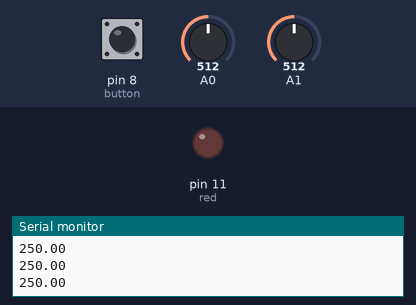
A sketch run on a simulated Arduino Uno, built with avr-gcc and run on an emulated ATmega328P. On the bench: output pins drawn as LEDs (lit = HIGH), the last lines printed to the serial monitor. Inputs (shaded band) come from the test bench; at power-on: A1 = 512, A0 = 512, pin 8 (button) HIGH.

Above: at 1.2 s.
1.3 s: A1 set to 55
2.8 s: A1 set to 49
At 3.5 s:
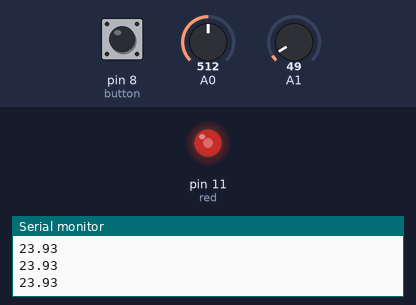
4.3 s: A0 set to 716
At 5.4 s:
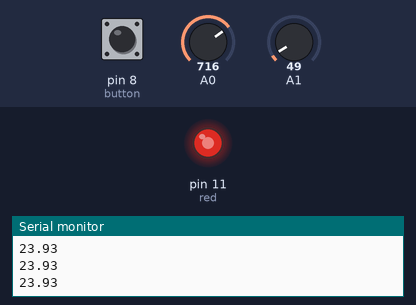
5.9 s: A0 set to 900
At 7.1 s:
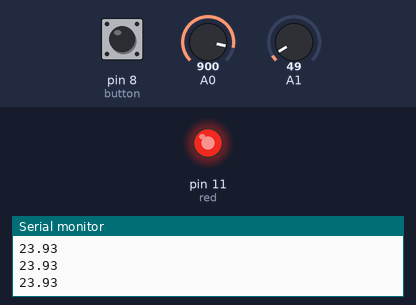
7.4 s: A0 set to 122
At 8.6 s:
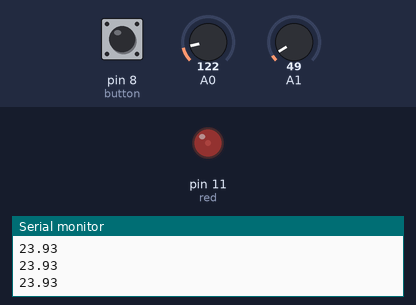
8.9 s: pin 8 (button) pulled LOW for 0.15 s
At 9.4 s:
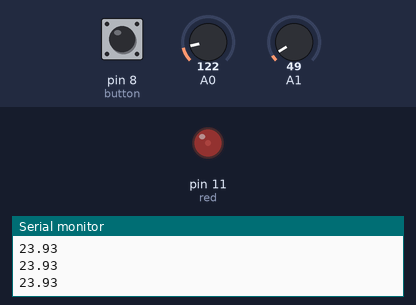
Timing chart, 0 to 11.5 s (numbered marks = the images above; inputs shaded):
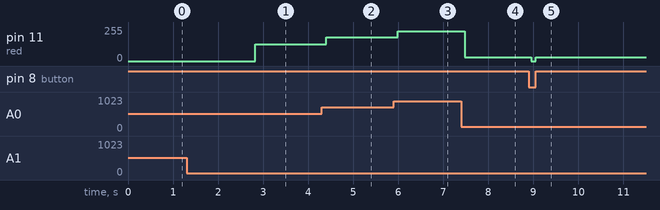

Measured:
- the behaviour switches between 52 and 51 on A1 (found by bisection; images 0 and 1)
- after the input at 2.8 s, pin 11 (red): 0/255 → 127/255 at once
- after the input at 4.3 s, pin 11 (red): 127/255 → 178/255 after 0.11 s
- after the input at 5.9 s, pin 11 (red): 178/255 → 224/255 after 0.09 s
- after the input at 7.4 s, pin 11 (red): 224/255 → 30/255 after 0.07 s
- after the input at 8.9 s, pin 11 (red): 30/255 → 0/255 after 0.05 s, → 30/255 0.10 s later

The sketch:

pullup_resistor_potentiometer_temperature.ino
```cpp
int red = 11;
int button = 8;
unsigned long tepTimer ;

void setup() {
  // put your setup code here, to run once:
pinMode(red, OUTPUT);
pinMode(button, INPUT);
Serial.begin(9600);

}

void loop() {
  // put your main code here, to run repeatedly:
  int state = digitalRead(button);

  int sensorValue = analogRead(A0);
  int val=analogRead(1);        //Connect LM35 to analog pin and read
  double temp = (double) val * (5/10.24);

  float percent = sensorValue;
  int dim = (percent/1023) * 255;
  //Serial.println(sensorValue);
  Serial.println(temp);

  if(state == LOW || temp>25){
     // digitalWrite(red, LOW);
      digitalWrite(red, LOW);
      //Serial.println(state);

  }else{
    //digitalWrite(red, HIGH);
     analogWrite(red, dim);
    delay(5);
   //Serial.println(state);

  }


 delay(100);

}
```
